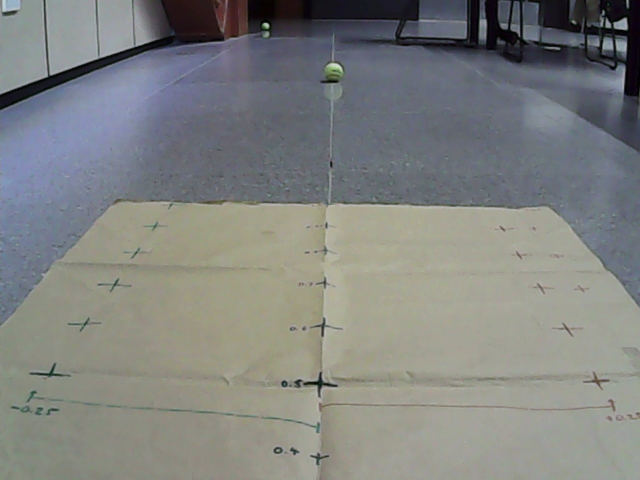
#> input picture CV/calibration_img.jpg, 1280 x 960 px, given in place of the camera (shown at 1/2 size)
$ python camera_test.py
#> lines starting #> are read from the running program, lines starting #| are printed output that depends on the picture; after the words box and inside, x2 and y2 are one past the last pixel; in counts of white or black regions, pixels touching at a corner belong together
import cv2
import numpy as np
from matplotlib import pyplot as plt

# Initialize the camera (assuming it's the only USB camera connected)
cap = cv2.VideoCapture(1)  # Change index if needed
cap.set(cv2.CAP_PROP_FRAME_WIDTH, 640)
cap.set(cv2.CAP_PROP_FRAME_HEIGHT, 480)
cap.set(cv2.CAP_PROP_FPS, 40)

# Actual width of the marker (in cm)
actual_width = 2.0  # Adjust this to the actual width of your marker

# Focal length in pixels
focal_length = 620.0  # in pixels

ret = False
while not ret:
    ret, frame = cap.read()
#> frame is the input picture: shape (960, 1280, 3); mean B, G, R 127.6, 130.1, 128

# Convert the frame to HSV color space
hsv = cv2.cvtColor(frame, cv2.COLOR_BGR2HSV)
#> hsv: shape (960, 1280, 3); mean H, S, V 66.5, 35.8, 136.8

# Define the range for the color of the whiteboard marker (adjust as needed)
# Assuming the marker is blue
lower_blue = np.array([100, 150, 0])
upper_blue = np.array([140, 255, 255])

# Apply the color threshold to create a mask
mask = cv2.inRange(hsv, lower_blue, upper_blue)
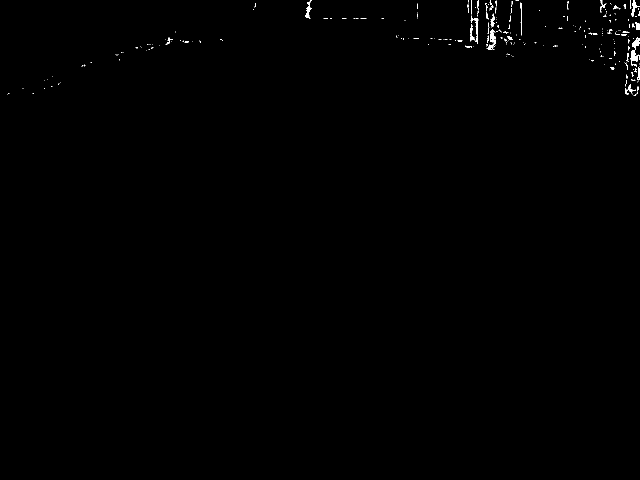
#> mask: shape (960, 1280) (shown at 1/2 size); 0.32% white; 269 white regions (223 under 20 px), largest, box (x1, y1, x2, y2) and area: (1261, 75, 1280, 134) 510, (610, 0, 623, 37) 200, (1262, 0, 1280, 33) 191

# Perform edge detection using Canny
edges = cv2.Canny(mask, 100, 200)
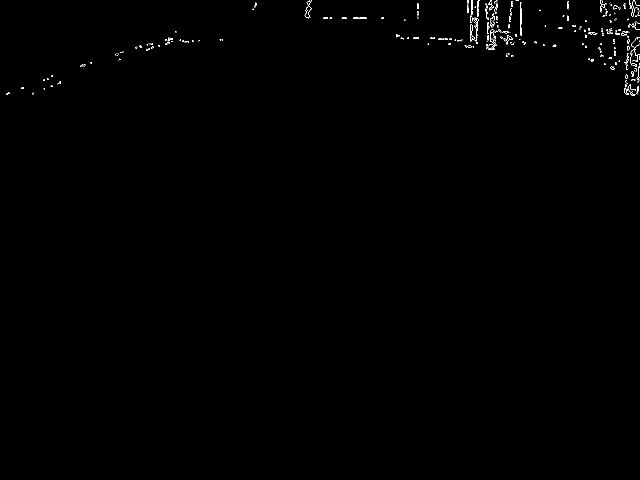
#> edges: shape (960, 1280) (shown at 1/2 size); 0.29% white in thin lines or dots, all inside (x1, y1, x2, y2) = (13, 0, 1280, 192)

# Find contours in the mask
contours, _ = cv2.findContours(mask, cv2.RETR_TREE, cv2.CHAIN_APPROX_SIMPLE)
#> contours = 282 contours, 264 with area under 20; largest, box (x1, y1, x2, y2) and area: (1261, 75, 1280, 134) 423, (980, 58, 992, 85) 158, (610, 0, 623, 37) 152, (1262, 0, 1280, 33) 147, (1270, 44, 1280, 60) 95

# Filter contours to find the whiteboard marker
for cnt in contours:
    approx = cv2.approxPolyDP(cnt, 0.02*cv2.arcLength(cnt, True), True)
    area = cv2.contourArea(cnt)
    if area > 1000:  # Adjust the area threshold as needed
        # Draw a bounding box around the detected marker
        x, y, w, h = cv2.boundingRect(cnt)
        cv2.rectangle(frame, (x, y), (x+w, y+h), (0, 255, 0), 2)

        # Calculate the distance to the marker
        perceived_width = w  # width of the bounding box
        distance = (actual_width * focal_length) / perceived_width
        cv2.putText(frame, f"Distance: {distance:.2f} cm", (x, y-10), cv2.FONT_HERSHEY_SIMPLEX, 0.5, (0, 255, 0), 2)
#> this loop made 282 passes
#> area on passes 12, 17, 33: 20.5, 66.5, 58

# Display the original frame with detected whiteboard marker and distance
plt.subplot(131)
plt.imshow(frame[:, :, [2, 1, 0]])
plt.title('Original Image with Detection')
plt.xticks([])
plt.yticks([])

# Display the mask
plt.subplot(132)
plt.imshow(mask, cmap='gray')
plt.title('Color Mask')
plt.xticks([])
plt.yticks([])

# Display the edge-detected frame
plt.subplot(133)
plt.imshow(edges, cmap='gray')
plt.title('Edge Image')
plt.xticks([])
plt.yticks([])

plt.show()
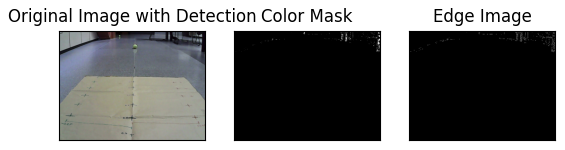
#> figure drawn by matplotlib, 3 panels

cap.release()
